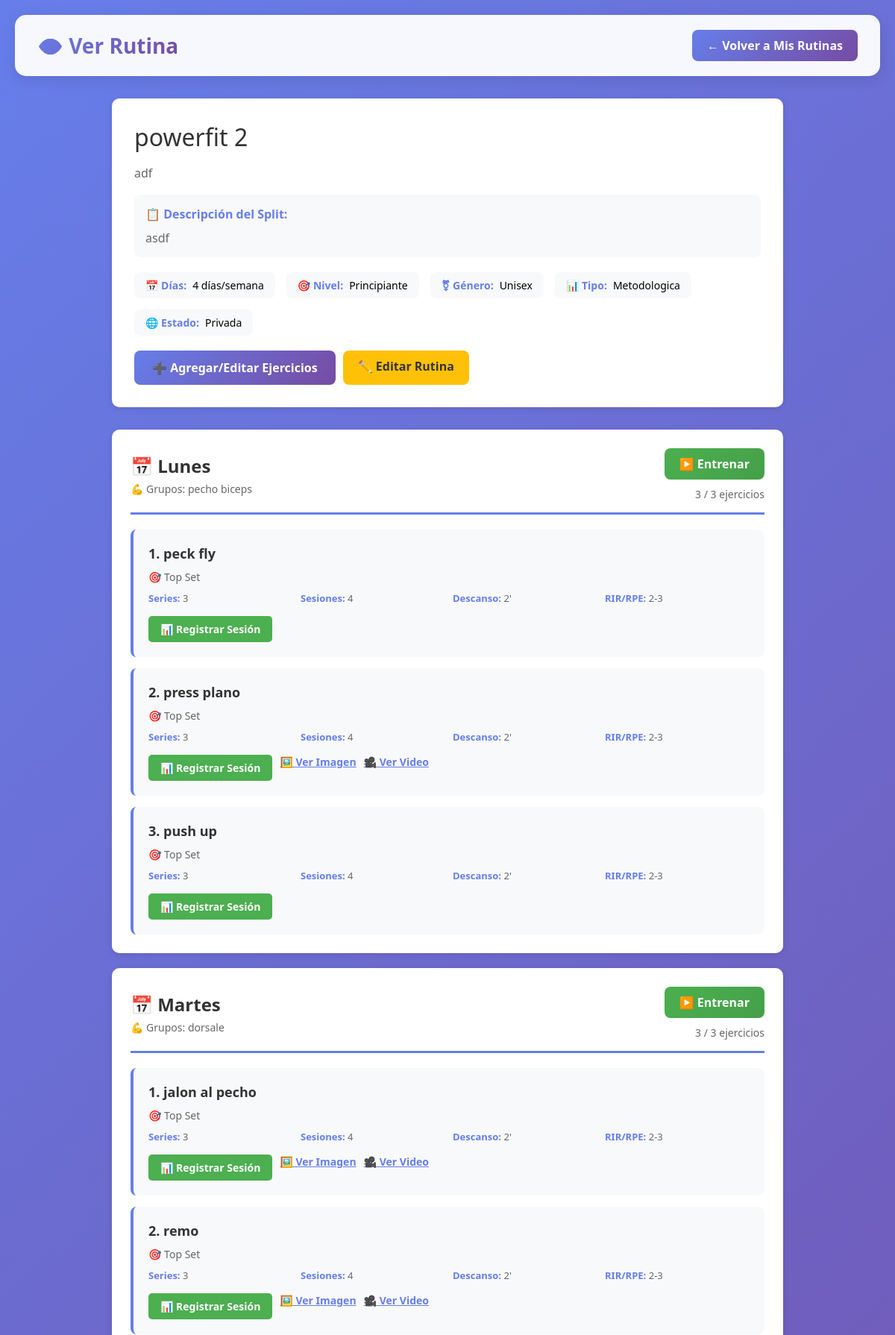
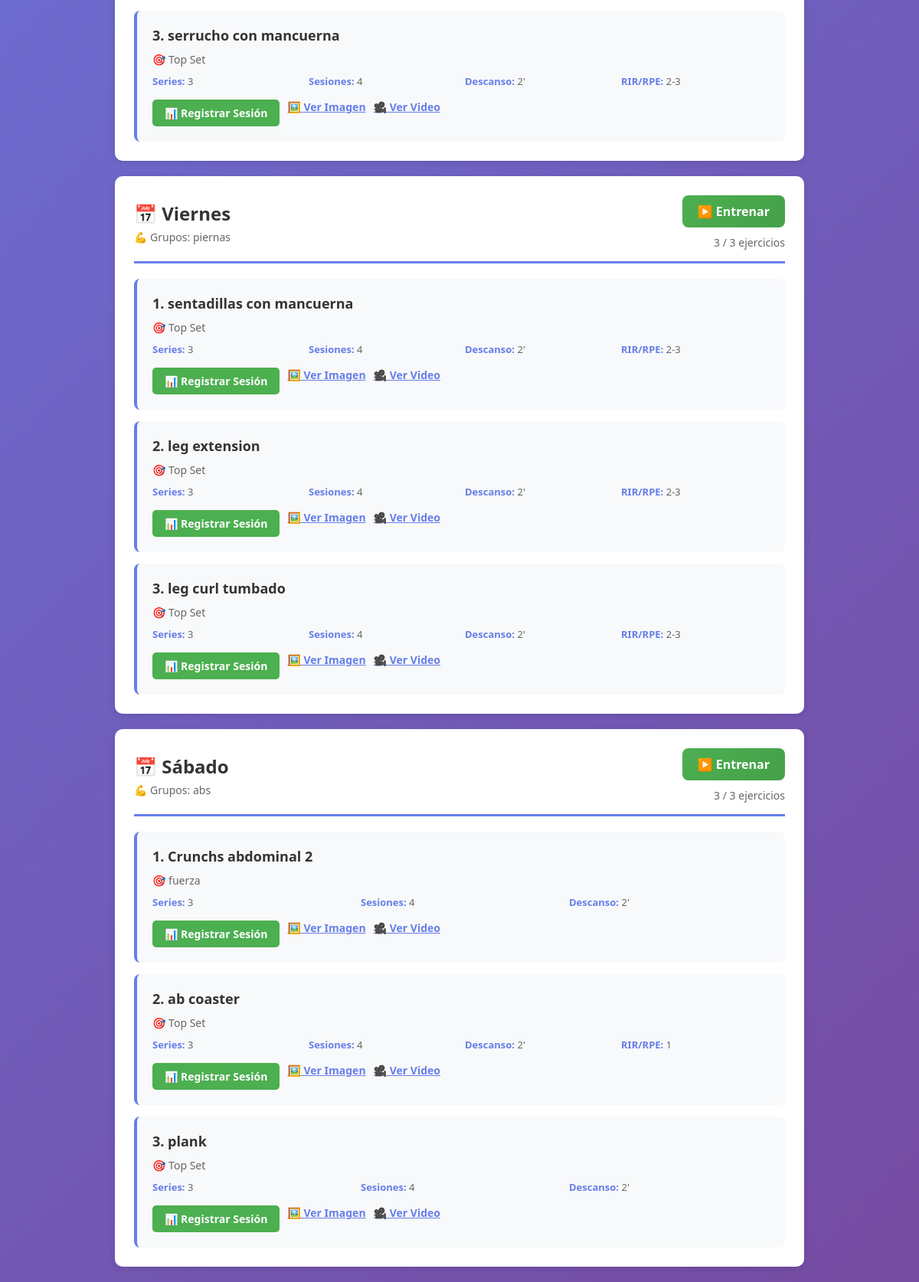
/ver_rutina.php?id=10 (signed in), run on the app's committed database (2 pictures, top to bottom).
### tables this page shows
CREATE TABLE `rutinas` (
  `id` int(11) NOT NULL,
  `usuario_id` int(11) NOT NULL,
  `nombre_rutina` varchar(100) NOT NULL,
  `descripcion` text DEFAULT NULL,
  `descripcion_split` text DEFAULT NULL,
  `video_explicativo` varchar(255) DEFAULT NULL,
  `calificacion_promedio` decimal(2,1) DEFAULT 0.0,
  `total_votos` int(11) DEFAULT 0,
  `num_dias_semana` int(11) NOT NULL COMMENT 'Días de entrenamiento por semana',
  `tipo_rutina` enum('metodologica','basica') DEFAULT 'metodologica',
  `genero` enum('masculino','femenino','unisex') DEFAULT 'unisex',
  `nivel_experiencia` enum('principiante','intermedio','avanzado') DEFAULT 'principiante',
  `es_publico` tinyint(1) DEFAULT 0,
  `fecha_creacion` timestamp NOT NULL DEFAULT current_timestamp()
);

CREATE TABLE `dias_rutina` (
  `id` int(11) NOT NULL,
  `rutina_id` int(11) NOT NULL,
  `dia_semana` enum('Lunes','Martes','Miércoles','Jueves','Viernes','Sábado','Domingo') NOT NULL,
  `num_ejercicios` int(11) DEFAULT 3 COMMENT 'Número de ejercicios para este día',
  `grupos_musculares` varchar(255) DEFAULT NULL COMMENT 'Grupos musculares del día (ej: Pecho, Bíceps, Abs)'
);

CREATE TABLE `ejercicios` (
  `id` int(11) NOT NULL,
  `dia_rutina_id` int(11) NOT NULL,
  `usuario_id` int(11) NOT NULL,
  `orden` int(11) NOT NULL COMMENT 'Orden del ejercicio en el día (1, 2, 3...)',
  `nombre_ejercicio` varchar(100) NOT NULL,
  `imagen_url` varchar(255) DEFAULT NULL,
  `video_url` varchar(255) DEFAULT NULL,
  `objetivo_serie` varchar(100) DEFAULT NULL,
  `num_series` int(11) DEFAULT 3,
  `num_sesiones` int(11) DEFAULT 4,
  `descanso_minutos` int(11) DEFAULT 2,
  `descanso_segundos` int(11) DEFAULT 0,
  `rir_rpe` varchar(20) DEFAULT NULL COMMENT 'RIR o RPE por defecto',
  `fecha_creacion` timestamp NOT NULL DEFAULT current_timestamp()
);

### ver_rutina.php (the view, shortened to what this page needs)
<?php
$rutina_id = isset($_GET['id']) ? intval($_GET['id']) : 0;
$conn = getConnection();
$stmt = $conn->prepare("SELECT * FROM rutinas WHERE id = ? AND usuario_id = ?");
$stmt->bind_param("ii", $rutina_id, $_SESSION['usuario_id']);
$stmt->execute();
$rutina = $stmt->get_result()->fetch_assoc();
$stmt = $conn->prepare("SELECT dr.*, COUNT(e.id) as num_ejercicios_actual
                        FROM dias_rutina dr
                        LEFT JOIN ejercicios e ON dr.id = e.dia_rutina_id
                        WHERE dr.rutina_id = ?
                        GROUP BY dr.id
                        ORDER BY FIELD(dr.dia_semana, 'Lunes', 'Martes', 'Miércoles', 'Jueves', 'Viernes', 'Sábado', 'Domingo')");
$stmt->bind_param("i", $rutina_id);
$stmt->execute();
$dias = $stmt->get_result()->fetch_all(MYSQLI_ASSOC);
$ejercicios_por_dia = [];
foreach ($dias as $dia) {
    $stmt = $conn->prepare("SELECT * FROM ejercicios WHERE dia_rutina_id = ? ORDER BY orden");
    $stmt->bind_param("i", $dia['id']);
    $stmt->execute();
    $ejercicios_por_dia[$dia['id']] = $stmt->get_result()->fetch_all(MYSQLI_ASSOC);
}
?>
<!DOCTYPE html>
<html lang="es">
<head>
    <link rel="stylesheet" href="styles.css">
</head>
<body>
    <div class="navbar">
        <h1>👁️ Ver Rutina</h1>
        <a href="mis_rutinas.php" class="btn-volver">← Volver a Mis Rutinas</a>
    </div>
    <div class="container">
        <div class="rutina-header">
            <div class="rutina-title"><?php echo htmlspecialchars($rutina['nombre_rutina']); ?></div>
            <?php if ($rutina['descripcion']): ?>
                <p style="color: #666; margin-top: 10px; line-height: 1.6;">
                    <?php echo htmlspecialchars($rutina['descripcion']); ?>
                </p>
            <?php endif; ?>
            <?php if ($rutina['descripcion_split']): ?>
                <div style="background: #f8f9fa; padding: 15px; border-radius: 8px; margin-top: 15px;">
                    <strong style="color: #667eea;">📋 Descripción del Split:</strong>
                    <p style="margin: 10px 0 0 0; color: #666;"><?php echo nl2br(htmlspecialchars($rutina['descripcion_split'])); ?></p>
                </div>
            <?php endif; ?>
            <div class="rutina-meta">
                <div class="meta-item">
                    <span class="meta-label">📅 Días:</span>
                    <span><?php echo $rutina['num_dias_semana']; ?> días/semana</span>
                </div>
                <?php if (isset($rutina['nivel_experiencia'])): ?>
                <div class="meta-item">
                    <span class="meta-label">🎯 Nivel:</span>
                    <span><?php echo ucfirst($rutina['nivel_experiencia']); ?></span>
                </div>
                <?php endif; ?>
                <?php if (isset($rutina['genero'])): ?>
                <div class="meta-item">
                    <span class="meta-label">⚧ Género:</span>
                    <span><?php echo ucfirst($rutina['genero']); ?></span>
                </div>
                <?php endif; ?>
                <div class="meta-item">
                    <span class="meta-label">📊 Tipo:</span>
                    <span><?php echo ucfirst($rutina['tipo_rutina'] ?? 'metodologica'); ?></span>
                </div>
                <div class="meta-item">
                    <span class="meta-label">🌐 Estado:</span>
                    <span><?php echo $rutina['es_publico'] ? 'Pública' : 'Privada'; ?></span>
                </div>
            </div>
            <div class="acciones-rutina">
                <a href="agregar_ejercicios.php?rutina_id=<?php echo $rutina_id; ?>" class="btn-agregar-ejercicios">
                    ➕ Agregar/Editar Ejercicios
                </a>
                <a href="editar_rutina.php?id=<?php echo $rutina_id; ?>" class="btn-editar-rutina">
                    ✏️ Editar Rutina
                </a>
            </div>
        </div>
        <?php if (empty($dias)): ?>
            <div class="card">
                <div class="no-ejercicios">
                    <h3>No hay días configurados</h3>
                    <p>Esta rutina aún no tiene días de entrenamiento</p>
                </div>
            </div>
        <?php else: ?>
            <div class="dias-container">
                <?php foreach ($dias as $dia): ?>
                    <div class="dia-card">
                        <div class="dia-header">
                            <div>
                                <div class="dia-nombre">📅 <?php echo $dia['dia_semana']; ?></div>
                                <?php if ($dia['grupos_musculares']): ?>
                                    <div class="dia-info">
                                        💪 Grupos: <?php echo htmlspecialchars($dia['grupos_musculares']); ?>
                                    </div>
                                <?php endif; ?>
                            </div>
                            <div style="text-align: right;">
                                <a href="entrenar_dia.php?rutina_id=<?php echo $rutina_id; ?>&dia=<?php echo urlencode($dia['dia_semana']); ?>"
                                   style="background: linear-gradient(135deg, #4caf50 0%, #45a049 100%); color: white; padding: 10px 20px; border-radius: 8px; text-decoration: none; font-weight: bold; display: inline-block; margin-bottom: 10px;">
                                    ▶️ Entrenar
                                </a>
                                <div style="font-size: 14px; color: #666;">
                                    <?php echo $dia['num_ejercicios_actual']; ?> / <?php echo $dia['num_ejercicios']; ?> ejercicios
                                </div>
                            </div>
                        </div>
                        <?php if (empty($ejercicios_por_dia[$dia['id']])): ?>
                            <div class="no-ejercicios">
                                <p>No hay ejercicios agregados para este día</p>
                                <a href="agregar_ejercicios.php?rutina_id=<?php echo $rutina_id; ?>" class="btn-agregar-ejercicios">
                                    ➕ Agregar Ejercicios
                                </a>
                            </div>
                        <?php else: ?>
                            <div class="ejercicios-list">
                                <?php foreach ($ejercicios_por_dia[$dia['id']] as $ejercicio): ?>
                                    <div class="ejercicio-item">
                                        <div class="ejercicio-nombre">
                                            <?php echo $ejercicio['orden']; ?>. <?php echo htmlspecialchars($ejercicio['nombre_ejercicio']); ?>
                                        </div>
                                        <?php if ($ejercicio['objetivo_serie']): ?>
                                            <div style="color: #666; font-size: 14px; margin-bottom: 10px;">
                                                🎯 <?php echo htmlspecialchars($ejercicio['objetivo_serie']); ?>
                                            </div>
                                        <?php endif; ?>
                                        <div class="ejercicio-detalles">
                                            <div class="ejercicio-detalle">
                                                <strong>Series:</strong> <?php echo $ejercicio['num_series']; ?>
                                            </div>
                                            <div class="ejercicio-detalle">
                                                <strong>Sesiones:</strong> <?php echo $ejercicio['num_sesiones']; ?>
                                            </div>
                                            <div class="ejercicio-detalle">
                                                <strong>Descanso:</strong> <?php echo $ejercicio['descanso_minutos']; ?>'<?php echo $ejercicio['descanso_segundos'] > 0 ? ' ' . $ejercicio['descanso_segundos'] . '"' : ''; ?>
                                            </div>
                                            <?php if ($ejercicio['rir_rpe']): ?>
                                            <div class="ejercicio-detalle">
                                                <strong>RIR/RPE:</strong> <?php echo htmlspecialchars($ejercicio['rir_rpe']); ?>
                                            </div>
                                            <?php endif; ?>
                                        </div>
                                        <div class="ejercicio-acciones">
                                            <a href="registrar_sesion.php?ejercicio_id=<?php echo $ejercicio['id']; ?>" class="btn-registrar">
                                                📊 Registrar Sesión
                                            </a>
                                            <?php if ($ejercicio['imagen_url']): ?>
                                                <a href="<?php echo htmlspecialchars($ejercicio['imagen_url']); ?>" target="_blank"
                                                   style="color: #667eea; font-size: 14px; font-weight: bold;">
                                                    🖼️ Ver Imagen
                                                </a>
                                            <?php endif; ?>
                                            <?php if ($ejercicio['video_url']): ?>
                                                <a href="<?php echo htmlspecialchars($ejercicio['video_url']); ?>" target="_blank"
                                                   style="color: #667eea; font-size: 14px; font-weight: bold;">
                                                    🎥 Ver Video
                                                </a>
                                            <?php endif; ?>
                                        </div>
                                    </div>
                                <?php endforeach; ?>
                            </div>
                        <?php endif; ?>
                    </div>
                <?php endforeach; ?>
            </div>
        <?php endif; ?>
    </div>
</body>
</html>

### styles.css (style rules this page uses)
* { margin: 0; padding: 0; box-sizing: border-box; }
body { font-family: 'Segoe UI', Tahoma, Geneva, Verdana, sans-serif; background: linear-gradient(135deg, #667eea 0%, #764ba2 100%); min-height: 100vh; padding: 20px; }
.navbar { background: rgba(255,255,255,0.95); padding: 20px 30px; border-radius: 15px; box-shadow: 0 5px 20px rgba(0,0,0,0.1); display: flex; justify-content: space-between; align-items: center; margin-bottom: 30px; }
.navbar h1 { font-size: 28px; background: linear-gradient(135deg, #667eea 0%, #764ba2 100%); -webkit-background-clip: text; -webkit-text-fill-color: transparent; background-clip: text; }
.btn-volver { background: linear-gradient(135deg, #667eea 0%, #764ba2 100%); color: white; border: none; padding: 10px 20px; border-radius: 8px; text-decoration: none; transition: transform 0.2s; font-weight: bold; }
.container { max-width: 900px; margin: 0 auto; }
.dia-nombre { font-weight: bold; color: #333; margin-bottom: 5px; }
.ejercicio-acciones { display: flex; gap: 5px; }
.ejercicio-nombre { color: #333; margin-bottom: 10px; font-size: 18px; }

### ver_rutina.php (style rules this page uses)
.rutina-header { background: white; padding: 30px; border-radius: 10px; box-shadow: 0 2px 10px rgba(0,0,0,0.1); margin-bottom: 30px; }
.rutina-title { font-size: 32px; color: #333; margin-bottom: 15px; }
.rutina-meta { display: flex; flex-wrap: wrap; gap: 15px; margin-top: 20px; }
.meta-item { display: flex; align-items: center; gap: 8px; padding: 8px 15px; background: #f8f9fa; border-radius: 8px; font-size: 14px; }
.meta-label { font-weight: bold; color: #667eea; }
.dias-container { display: grid; gap: 20px; }
.dia-card { background: white; padding: 25px; border-radius: 10px; box-shadow: 0 2px 10px rgba(0,0,0,0.1); }
.dia-header { display: flex; justify-content: space-between; align-items: center; margin-bottom: 20px; padding-bottom: 15px; border-bottom: 3px solid #667eea; }
.dia-nombre { font-size: 24px; font-weight: bold; color: #333; }
.dia-info { font-size: 14px; color: #666; }
.ejercicios-list { display: grid; gap: 15px; }
.ejercicio-item { background: #f8f9fa; padding: 20px; border-radius: 8px; border-left: 4px solid #667eea; transition: all 0.3s; }
.ejercicio-nombre { font-size: 18px; font-weight: bold; color: #333; margin-bottom: 10px; }
.ejercicio-detalles { display: grid; grid-template-columns: repeat(auto-fit, minmax(150px, 1fr)); gap: 10px; margin-top: 10px; }
.ejercicio-detalle { font-size: 13px; color: #666; }
.ejercicio-detalle strong { color: #667eea; }
.ejercicio-acciones { display: flex; gap: 10px; margin-top: 15px; }
.btn-registrar { background: #4caf50; color: white; padding: 8px 16px; border-radius: 5px; text-decoration: none; font-size: 14px; font-weight: bold; transition: all 0.3s; }
.btn-agregar-ejercicios { display: inline-block; background: linear-gradient(135deg, #667eea 0%, #764ba2 100%); color: white; padding: 12px 24px; border-radius: 8px; text-decoration: none; font-weight: bold; transition: transform 0.2s; }
.acciones-rutina { display: flex; gap: 10px; margin-top: 20px; }
.btn-editar-rutina { background: #ffc107; color: #333; padding: 10px 20px; border-radius: 8px; text-decoration: none; font-weight: bold; transition: all 0.3s; }

### data on the page
rutinas: nombre_rutina "powerfit 2", descripcion "adf", descripcion_split "asdf", num_dias_semana "4", nivel_experiencia "Principiante", genero "Unisex", tipo_rutina "Metodologica"
dias_rutina: dia_semana "Lunes", grupos_musculares "pecho biceps", num_ejercicios_actual "3", num_ejercicios "3"
ejercicios: orden "1", nombre_ejercicio "peck fly", objetivo_serie "Top Set", num_series "3", num_sesiones "4", descanso_minutos "2", rir_rpe "2-3"
ejercicios: orden "2", nombre_ejercicio "press plano", objetivo_serie "Top Set", num_series "3", num_sesiones "4", descanso_minutos "2", rir_rpe "2-3"
ejercicios: orden "3", nombre_ejercicio "push up", objetivo_serie "Top Set", num_series "3", num_sesiones "4", descanso_minutos "2", rir_rpe "2-3"
dias_rutina: dia_semana "Martes", grupos_musculares "dorsale", num_ejercicios_actual "3", num_ejercicios "3"
ejercicios: orden "1", nombre_ejercicio "jalon al pecho", objetivo_serie "Top Set", num_series "3", num_sesiones "4", descanso_minutos "2", rir_rpe "2-3"
ejercicios: orden "2", nombre_ejercicio "remo", objetivo_serie "Top Set", num_series "3", num_sesiones "4", descanso_minutos "2", rir_rpe "2-3"
ejercicios: orden "3", nombre_ejercicio "serrucho con mancuerna", objetivo_serie "Top Set", num_series "3", num_sesiones "4", descanso_minutos "2", rir_rpe "2-3"
dias_rutina: dia_semana "Viernes", grupos_musculares "piernas", num_ejercicios_actual "3", num_ejercicios "3"
ejercicios: orden "1", nombre_ejercicio "sentadillas con mancuerna", objetivo_serie "Top Set", num_series "3", num_sesiones "4", descanso_minutos "2", rir_rpe "2-3"
ejercicios: orden "2", nombre_ejercicio "leg extension", objetivo_serie "Top Set", num_series "3", num_sesiones "4", descanso_minutos "2", rir_rpe "2-3"
ejercicios: orden "3", nombre_ejercicio "leg curl tumbado", objetivo_serie "Top Set", num_series "3", num_sesiones "4", descanso_minutos "2", rir_rpe "2-3"
dias_rutina: dia_semana "Sábado", grupos_musculares "abs", num_ejercicios_actual "3", num_ejercicios "3"
ejercicios: orden "1", nombre_ejercicio "Crunchs abdominal 2", objetivo_serie "fuerza", num_series "3", num_sesiones "4", descanso_minutos "2"
ejercicios: orden "2", nombre_ejercicio "ab coaster", objetivo_serie "Top Set", num_series "3", num_sesiones "4", descanso_minutos "2", rir_rpe "1"
ejercicios: orden "3", nombre_ejercicio "plank", objetivo_serie "Top Set", num_series "3", num_sesiones "4", descanso_minutos "2"
